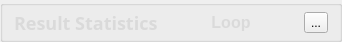
               <widget class="QGroupBox" name="groupBox_9">
                <property name="minimumSize">
                 <size>
                  <width>0</width>
                  <height>42</height>
                 </size>
                </property>
                <property name="maximumSize">
                 <size>
                  <width>16777215</width>
                  <height>42</height>
                 </size>
                </property>
                <property name="styleSheet">
                 <string notr="true">#groupBox_9{
border: 0px solid #42adff;
border-top: 1px solid rgba(200, 200, 200,100);
border-bottom: 1px solid rgba(200, 200, 200,100);
border-radius:0px;}</string>
                </property>
                <property name="title">
                 <string/>
                </property>
                <layout class="QHBoxLayout" name="horizontalLayout_38">
                 <property name="leftMargin">
                  <number>11</number>
                 </property>
                 <property name="topMargin">
                  <number>0</number>
                 </property>
                 <property name="rightMargin">
                  <number>11</number>
                 </property>
                 <property name="bottomMargin">
                  <number>0</number>
                 </property>
                 <item>
                  <widget class="QLabel" name="label_11">
                   <property name="font">
                    <font>
                     <family>Microsoft YaHei</family>
                     <pointsize>-1</pointsize>
                     <weight>75</weight>
                     <bold>true</bold>
                    </font>
                   </property>
                   <property name="styleSheet">
                    <string notr="true">QLabel
{
	font-size: 18px;
	font-family: &quot;Microsoft YaHei&quot;;
	font-weight: bold;
 		border-radius:9px;
		background:rgba(66, 195, 255, 0);
color: rgb(218, 218, 218);
}
</string>
                   </property>
                   <property name="text">
                    <string>Result Statistics</string>
                   </property>
                  </widget>
                 </item>
                 <item>
                  <spacer name="horizontalSpacer_16">
                   <property name="orientation">
                    <enum>Qt::Horizontal</enum>
                   </property>
                   <property name="sizeHint" stdset="0">
                    <size>
                     <width>37</width>
                     <height>39</height>
                    </size>
                   </property>
                  </spacer>
                 </item>
                 <item>
                  <widget class="QLabel" name="fps_label">
                   <property name="minimumSize">
                    <size>
                     <width>60</width>
                     <height>20</height>
                    </size>
                   </property>
                   <property name="maximumSize">
                    <size>
                     <width>200</width>
                     <height>20</height>
                    </size>
                   </property>
                   <property name="styleSheet">
                    <string notr="true">QLabel
{
	font-size: 16px;
	font-family: &quot;Microsoft YaHei&quot;;
	font-weight: bold;
 		border-radius:9px;
		background:rgba(66, 195, 255, 0);
color: rgb(218, 218, 218);
}
</string>
                   </property>
                   <property name="text">
                    <string>Loop</string>
                   </property>
                   <property name="alignment">
                    <set>Qt::AlignCenter</set>
                   </property>
                  </widget>
                 </item>
                 <item>
                  <spacer name="horizontalSpacer_15">
                   <property name="orientation">
                    <enum>Qt::Horizontal</enum>
                   </property>
                   <property name="sizeHint" stdset="0">
                    <size>
                     <width>37</width>
                     <height>39</height>
                    </size>
                   </property>
                  </spacer>
                 </item>
                 <item>
                  <widget class="QToolButton" name="toolButton">
                   <property name="minimumSize">
                    <size>
                     <width>0</width>
                     <height>20</height>
                    </size>
                   </property>
                   <property name="text">
                    <string>...</string>
                   </property>
                  </widget>
                 </item>
                </layout>
               </widget>
